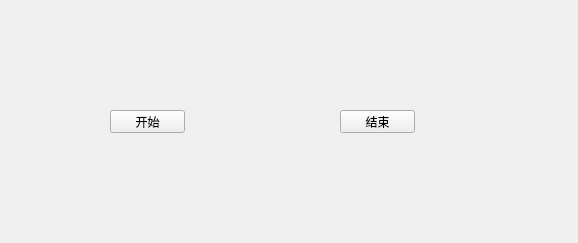
<?xml version="1.0" encoding="UTF-8"?>
<ui version="4.0">
 <class>Widget</class>
 <widget class="QWidget" name="Widget">
  <property name="geometry">
   <rect>
    <x>0</x>
    <y>0</y>
    <width>578</width>
    <height>243</height>
   </rect>
  </property>
  <property name="windowTitle">
   <string>Widget</string>
  </property>
  <widget class="QPushButton" name="btnStart">
   <property name="geometry">
    <rect>
     <x>110</x>
     <y>110</y>
     <width>75</width>
     <height>23</height>
    </rect>
   </property>
   <property name="text">
    <string>开始</string>
   </property>
  </widget>
  <widget class="QPushButton" name="btnEnd">
   <property name="geometry">
    <rect>
     <x>340</x>
     <y>110</y>
     <width>75</width>
     <height>23</height>
    </rect>
   </property>
   <property name="text">
    <string>结束</string>
   </property>
  </widget>
 </widget>
 <resources/>
 <connections/>
</ui>
